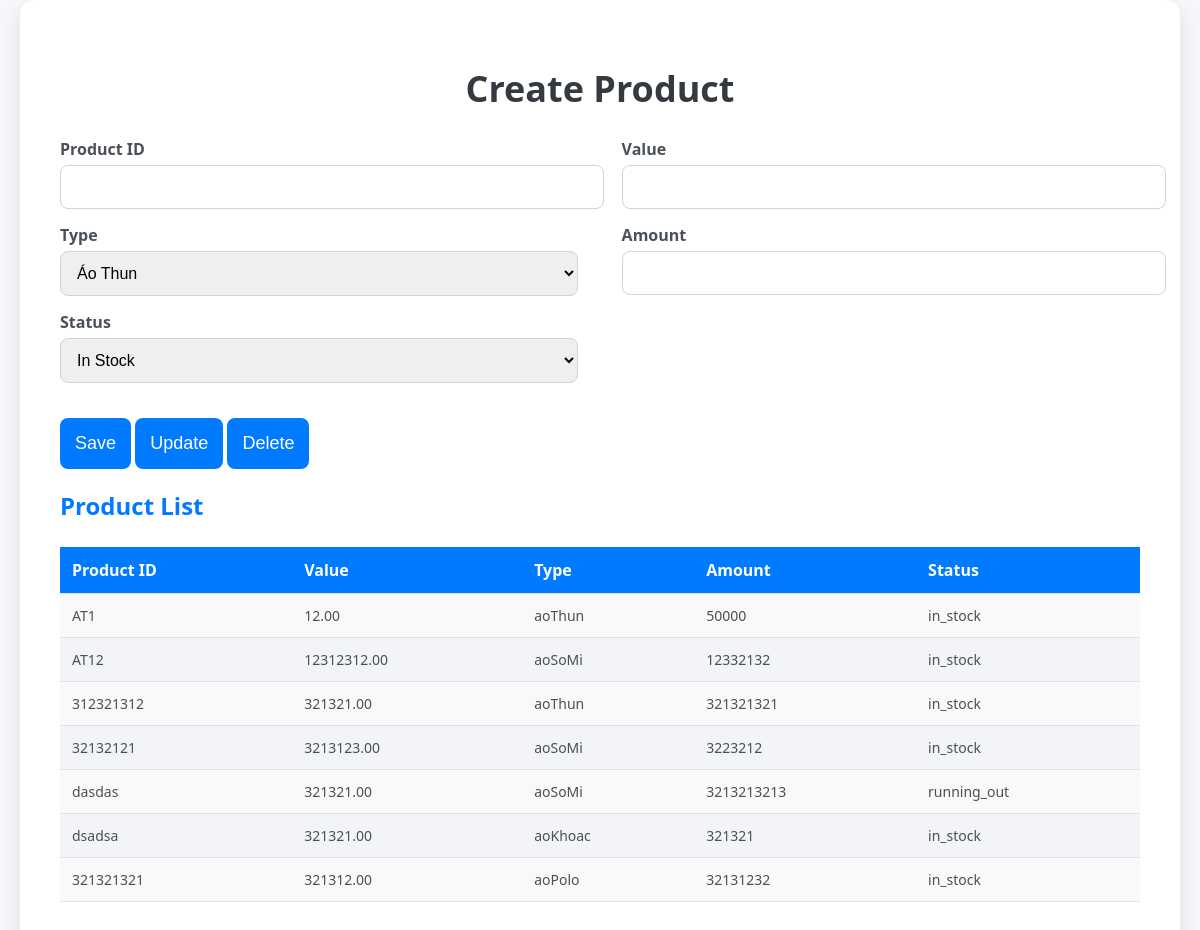
/product (signed in), run on the app's committed database.
### member/models.py (models this page shows, shortened)
class Product(models.Model):
    STATUS_CHOICES = [
        ('in_stock', 'In Stock'),
        ('running_out', 'Running Out'),
    ]
    TYPE_CHOICES = [
        ('aoThun', 'Áo Thun'),
        ('aoSoMi', 'Áo Sơ Mi'),
        ('aoKhoac', 'Áo Khoác'),
        ('aoPolo', 'Áo Polo'),
    ]
    product_id = models.CharField(max_length=100, unique=True)
    value = models.DecimalField(max_digits=10, decimal_places=2)
    type = models.CharField(
        max_length=20,
        choices=TYPE_CHOICES,
        default='aoThun',
    )
    amount = models.PositiveIntegerField()
    status = models.CharField(
        max_length=20,
        choices=STATUS_CHOICES,
        default='in_stock',
    )

### member/views.py (the view)
# urls.py: path('product', views.loadProduct, name='product'),
def loadProduct(request):
    if request.user.role != 'admin' and request.user.role != 'manager':
        return render(request, 'error.html')
    if request.method == 'POST':
        form = ProductForm(request.POST)
        if form.is_valid():
            form.save()
            return redirect('product')
    else:
        form = ProductForm()
    product = Product.objects.all()
    return render(request, 'Product.html', {'form': form, 'Products': product})

### member/forms.py
class ProductForm(forms.ModelForm):
    class Meta:
        model = Product
        fields = ['product_id', 'value', 'type', 'amount', 'status']  # Include all fields from the model
        widgets = {
            'product_id': forms.TextInput(attrs={'class': 'form-input'}),
            'value': forms.NumberInput(attrs={'step': '1','class': 'form-input'}),
            'type': forms.Select(choices=Product.TYPE_CHOICES),
            'amount': forms.NumberInput(attrs={'class': 'form-input'}),
            'status': forms.Select(choices=Product.STATUS_CHOICES),
        }

### member/template/Product.html (shortened to what this page needs)
{% load static %}
<!DOCTYPE html>
<html lang="en">
<head>
    <link rel="stylesheet" href="{% static 'css/style.css' %}">
</head>
<body>
    <div class="container">
        <h1>Create Product</h1>
        <div class="form-container" >
            <form method="post" id="main-form">
                <div class="form-row-group">
                    <div class="form-row">
                        <label for="{{ form.product_id.id_for_label }}">Product ID</label>
                        {{ form.product_id }}
                    </div>
                    <div class="form-row">
                        <label for="{{ form.value.id_for_label }}">Value</label>
                        {{ form.value }}
                    </div>
                </div>
                <div class="form-row-group">
                    <div class="form-row">
                        <label for="{{ form.type.id_for_label }}">Type</label>
                        {{ form.type }}
                    </div>
                    <div class="form-row">
                        <label for="{{ form.amount.id_for_label }}">Amount</label>
                        {{ form.amount }}
                    </div>
                </div>
                <div class="form-row-group">
                    <div class="form-row">
                        <label for="{{ form.status.id_for_label }}">Status</label>
                        {{ form.status }}
                    </div>
                </div>
                <button type="submit">Save</button>
                <button type="button" id="update-button">Update</button>
                <button type="button" id="delete-button">Delete</button>
            </form>
        </div>
        <div class="grid-container">
            <h2>Product List</h2>
            <table>
                <thead>
                    <tr>
                        <th>Product ID</th>
                        <th>Value</th>
                        <th>Type</th>
                        <th>Amount</th>
                        <th>Status</th>
                    </tr>
                </thead>
                <tbody>
                    {% for Product in Products %}
                    <tr>
                        <td>{{ Product.product_id }}</td>
                        <td>{{ Product.value }}</td>
                        <td>{{ Product.type }}</td>
                        <td>{{ Product.amount }}</td>
                        <td>{{ Product.status }}</td>
                    </tr>
                    {% empty %}
                    <tr>
                        <td colspan="12">No products found.</td>
                    </tr>
                    {% endfor %}
                </tbody>
            </table>
        </div>
    </div>
</body>
</html>

### member/static/css/style.css (style rules this page uses)
body { font-family: 'Segoe UI', Tahoma, Geneva, Verdana, sans-serif; margin: 0; padding: 0; display: flex; justify-content: center; align-items: center; background-color: #f5f7fa; color: #343a40; }
.container { width: 90%; max-width: 1100px; background: #ffffff; padding: 40px; border-radius: 15px; box-shadow: 0 8px 20px rgba(0, 0, 0, 0.1); }
h1 { text-align: center; color: #343a40; margin-bottom: 25px; font-size: 36px; font-weight: 700; }
h2 { color: #007bff; font-size: 24px; margin-bottom: 15px; }
.form-row-group { display: flex; flex-wrap: wrap; justify-content: space-between; margin-bottom: 15px; }
.form-row { display: flex; flex-direction: column; width: 48%; }
.form-row label { font-size: 16px; font-weight: 600; color: #495057; margin-bottom: 5px; }
.form-row input, .form-row select, textarea { width: 100%; padding: 12px; border: 1px solid #ced4da; border-radius: 8px; font-size: 16px; transition: all 0.3s ease; }
button { margin-top: 20px; padding: 15px; background-color: #007bff; color: #fff; border: none; border-radius: 8px; cursor: pointer; font-size: 18px; transition: background-color 0.3s ease; }
.grid-container table { width: 100%; border-collapse: collapse; margin-top: 25px; background-color: #f9f9f9; }
.grid-container th, .grid-container td { padding: 12px; text-align: left; border-bottom: 1px solid #dee2e6; }
.grid-container th { background-color: #007bff; color: white; font-weight: 600; }
.grid-container td { font-size: 14px; color: #495057; }
.grid-container tr:nth-child(even) { background-color: #f2f4f7; }

### data on the page
Product: product_id "AT1", value "12.00", type "aoThun", amount "50000", status "in_stock"
Product: product_id "AT12", value "12312312.00", type "aoSoMi", amount "12332132", status "in_stock"
Product: product_id "312321312", value "321321.00", type "aoThun", amount "321321321", status "in_stock"
Product: product_id "32132121", value "3213123.00", type "aoSoMi", amount "3223212", status "in_stock"
Product: product_id "dasdas", value "321321.00", type "aoSoMi", amount "3213213213", status "running_out"
Product: product_id "dsadsa", value "321321.00", type "aoKhoac", amount "321321", status "in_stock"
Product: product_id "321321321", value "321312.00", type "aoPolo", amount "32131232", status "in_stock"
